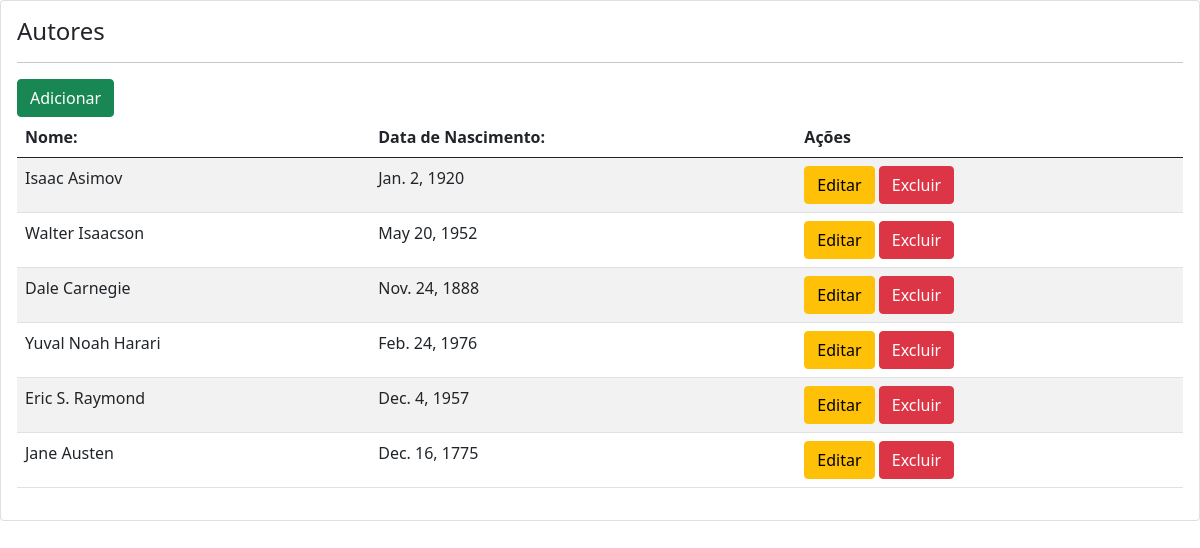
The page /autores/ on the database its author committed.
### portal/models.py (models this page shows)
class Autor(models.Model):
    nome = models.CharField(max_length=255)
    data_nascimento = models.DateField()

### portal/views.py (the view)
# urls.py: path('autores/', views.autor, name='autores'),
def autor(request):
    autores = Autor.objects.all()
    dicautores = {
        'autores': autores
    }
    return render(request, 'portal/autores.html', dicautores)

### portal/templates/portal/autores.html
{% extends 'base.html' %}
{% block conteudo  %}
    <div class="card">
        <div class="card-body">
            <h4>Autores</h4>
            <hr>
            <a class="btn btn-success" href="{% url 'autoradd'  %}">Adicionar</a>
            <table class="table table-striped">
                <thead>
                    <tr>
                        <th>Nome: </th>
                        <th>Data de Nascimento: </th>
                        <th>Ações</th>
                    </tr>
                </thead>
                <tbody>
                {% for autor in autores %}
                    <tr>
                    <td>{{ autor.nome}}</td>
                    <td>{{ autor.data_nascimento}}</td>
                    <td>
                        <a class="btn btn-warning" href="{% url 'autoredit' autor_pk=autor.id %}">Editar</a>
                        <a class="btn btn-danger" href="{% url 'autordelete' autor_pk=autor.id %}"
                           onclick="return confirm('Certeza?')">Excluir</a>
                    </td>
                    </tr>
                {% endfor %}
                </tbody>
            </table>
        </div>
    </div>
{% endblock %}

### portal/templates/base.html (shortened to what this page needs)
<!DOCTYPE html>
<html lang="pt-br">
<head>
    <link href="https://cdn.jsdelivr.net/npm/bootstrap@5.0.2/dist/css/bootstrap.min.css" rel="stylesheet">
</head>
<body>
{% block conteudo %}
{% endblock %}
</body>
</html>

### rows shown on the page
Autor: nome "Isaac Asimov", data_nascimento "Jan. 2, 1920"
Autor: nome "Walter Isaacson", data_nascimento "May 20, 1952"
Autor: nome "Dale Carnegie", data_nascimento "Nov. 24, 1888"
Autor: nome "Yuval Noah Harari", data_nascimento "Feb. 24, 1976"
Autor: nome "Eric S. Raymond", data_nascimento "Dec. 4, 1957"
Autor: nome "Jane Austen", data_nascimento "Dec. 16, 1775"
